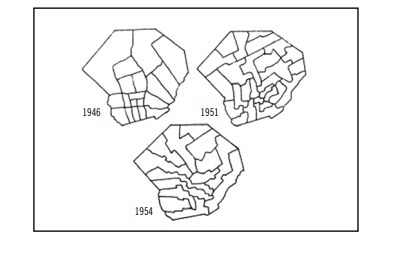
#> input picture geometria/circunscripciones1954_caba/fuente_aportada.png, 407 x 264 px
$ python comprobar_orientacion.py
#> lines starting #> are read from the running program, lines starting #| are printed output that depends on the picture; after the words box and inside, x2 and y2 are one past the last pixel; in counts of white or black regions, pixels touching at a corner belong together
"""Compara el esquema 1951 de la misma lámina con el SVG ya georreferenciado."""
from pathlib import Path
import cv2, json, pickle
import numpy as np
from scipy.optimize import linear_sum_assignment
from shapely.geometry import Polygon
from shapely.ops import unary_union
from shapely.affinity import rotate, affine_transform
import shapely
HERE=Path(__file__).resolve().parent
ROOT=HERE.parents[1]
im=cv2.imread(str(HERE/'fuente_aportada.png'),0)[25:131,195:311]
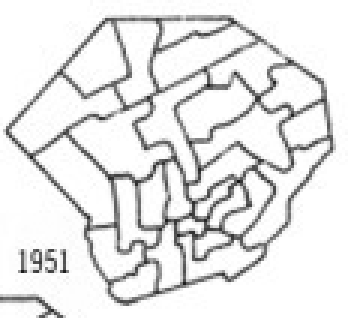
#> im: shape (106, 116) (shown 3 times larger); min 20, max 255, mean 229.8
white=(im>210).astype('uint8')
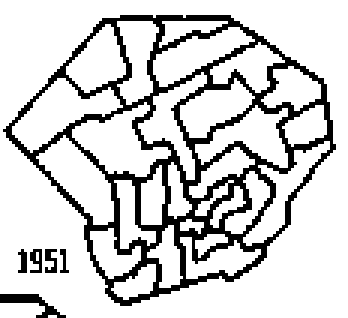
#> white: shape (106, 116) (shown 3 times larger); values 0 (black) and 1 (white), 81.3% white; black in thin lines or dots
n,labels,stats,centers=cv2.connectedComponentsWithStats(white,connectivity=4)
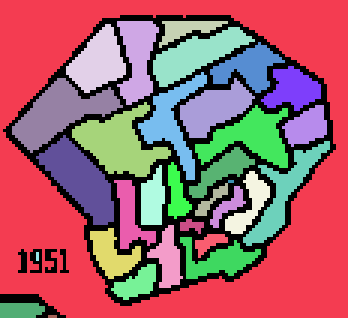
#> labels: shape (106, 116) int32 (shown 3 times larger); 33 distinct labels, from 0 to 32; one colour per label, 0 black
#> n = 33; stats = 33 rows, first 6: [0, 5, 112, 101, 2304], [0, 0, 116, 106, 4929], [39, 7, 14, 28, 242], [53, 7, 23, 9, 91], [22, 8, 20, 23, 265], [51, 9, 34, 20, 300]; centers = 33 pairs, first value 6.45 to 101.7, second value 9.2 to 105
source=[]
for i in range(1,n):
    x,y,w,h,area=stats[i]
    if area<20 or x==0 or y==0 or x+w>=116 or y+h>=106:continue
    cs,_=cv2.findContours((labels==i).astype('uint8'),cv2.RETR_EXTERNAL,cv2.CHAIN_APPROX_SIMPLE)
    g=shapely.make_valid(Polygon(max(cs,key=cv2.contourArea)[:,0,:])).buffer(.7)
    source.append(g)
#> this loop made 32 passes
#> (x, y, w, h, area) on passes 1, 2, 4, 5, 6, 7, 8, 9, 10, 11, 12, 13: (0, 0, 116, 106, 4929), (39, 7, 14, 28, 242), (22, 8, 20, 23, 265), (51, 9, 34, 20, 300), (70, 14, 25, 17, 197), (87, 22, 20, 15, 179), (46, 24, 23, 36, 260), (4, 26, 37, 25, 397), (60, 26, 25, 20, 262), (24, 34, 33, 25, 395), (65, 35, 31, 21, 309), (94, 35, 15, 14, 133)
#> (x, y, w, h, area, cs) on passes 3, 24: (53, 7, 23, 9, 91, 1 contour; box (x1, y1, x2, y2) and area: (53, 7, 76, 16) 64), (60, 73, 8, 5, 24, 1 contour, all with area under 20)
#> after the loop, source = 27 items
contours,_=cv2.findContours(1-white,cv2.RETR_EXTERNAL,cv2.CHAIN_APPROX_SIMPLE)
#> contours = 6 contours, 4 with area under 20; largest, box (x1, y1, x2, y2) and area: (1, 5, 112, 102) 7016, (0, 98, 22, 106) 38
outer=Polygon(max(contours,key=cv2.contourArea)[:,0,:])
#> (the run stopped early here; a loop or call above may not have finished)
